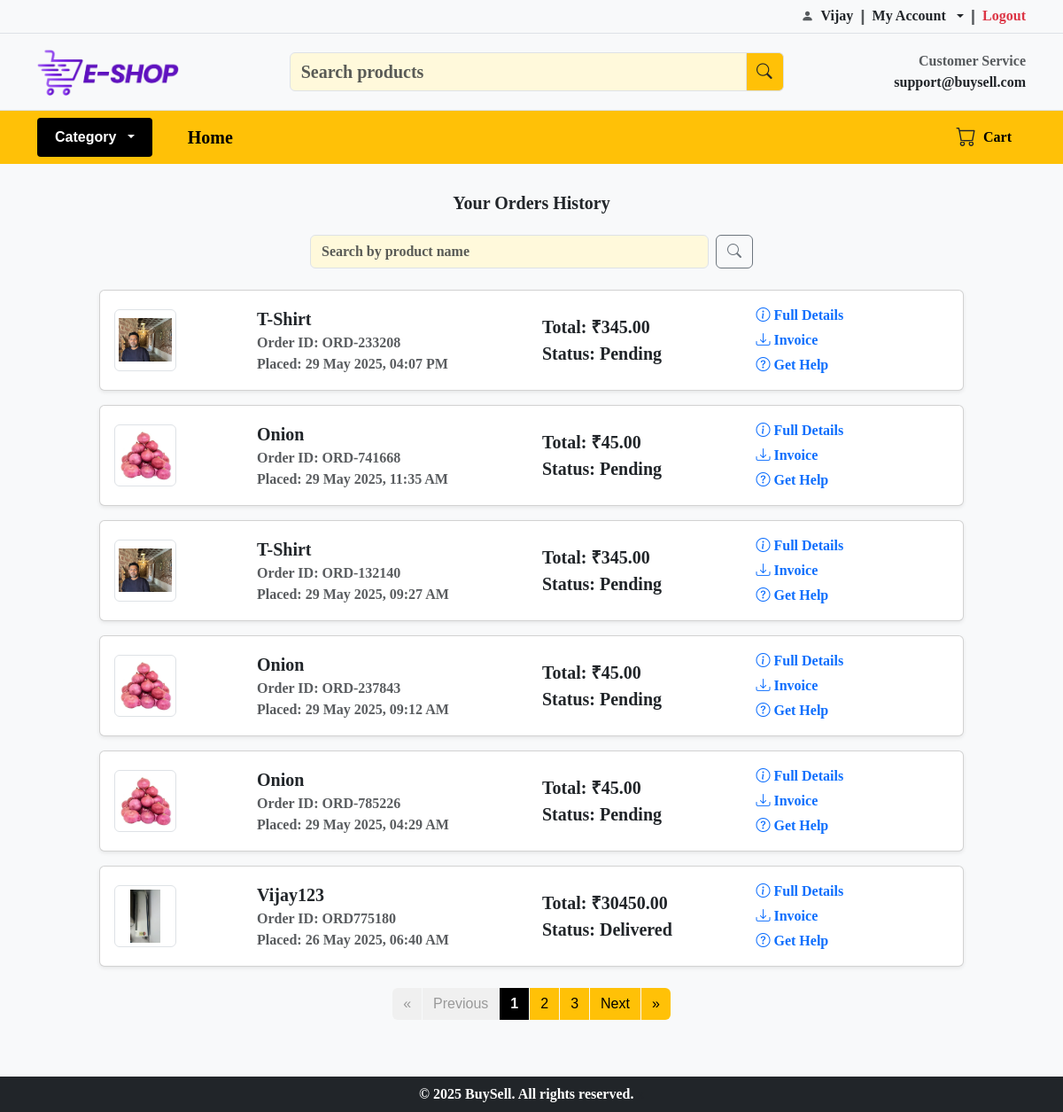
/orders (signed in), run on the app's committed database.
### models.py (models this page shows)
class SiteSetting(db.Model):
    id = db.Column(db.Integer, primary_key=True)
    site_title = db.Column(db.String(100))
    tagline = db.Column(db.String(150))
    support_phone = db.Column(db.String(20))
    support_email = db.Column(db.String(100))
    footer_note = db.Column(db.String(200))
    email_notify = db.Column(db.Boolean, default=True)
    sms_notify = db.Column(db.Boolean, default=True)

class Order(db.Model):
    id = db.Column(db.Integer, primary_key=True)
    order_id = db.Column(db.String(20), unique=True, nullable=False)
    invoice_number = db.Column(db.String(100), unique=True, nullable=True)
    customer_id = db.Column(db.Integer, db.ForeignKey('customer.id'), nullable=False)
    address = db.Column(db.Text, nullable=False)
    total_amount = db.Column(db.Float, nullable=False)
    shipping_total = db.Column(db.Float, nullable=False, default=0.0)
    status = db.Column(db.String(20), default='Pending')
    created_at = db.Column(db.DateTime, default=datetime.utcnow)
    courier_service = db.Column(db.String(100))
    tracking_number = db.Column(db.String(100))
    estimated_delivery = db.Column(db.Date)
    shipment_date = db.Column(db.Date)
    delivered_date = db.Column(db.Date)
    customer = db.relationship('Customer', backref='orders')

class Product(db.Model):
    id = db.Column(db.Integer, primary_key=True)
    name = db.Column(db.String(100), nullable=False)
    price = db.Column((db.Float), nullable=False)
    stock = db.Column((db.Integer), nullable=False)
    image = db.Column(db.String(200))
    category_id = db.Column(db.Integer, db.ForeignKey('category.id'))
    sub_category_id = db.Column(db.Integer, db.ForeignKey('sub_category.id'),nullable=True)
    category = db.relationship('Category', backref='products')
    sub_category = db.relationship('SubCategory', backref='products')
    description = db.Column(db.Text)
    shipping_charge = db.Column(db.Float, default=0.0)

### app.py (the view)
@app.route('/orders')
def customer_orders():
    if 'customer_id' not in session:
        flash("Login required", "danger")
        return redirect(url_for('login'))
    customer_id = session['customer_id']
    page = request.args.get('page', 1, type=int)
    per_page = 6
    search_query = request.args.get('q', '').strip()
    query = Order.query.filter_by(customer_id=customer_id)
    if search_query:
        query = query.join(OrderItem).join(Product).filter(Product.name.ilike(f"%{search_query}%"))
    orders = query.order_by(Order.created_at.desc())\
                  .paginate(page=page, per_page=per_page)
    return render_template('order/customer_orders.html', orders=orders, search_query=search_query)

### app.py (called while the page is built)
@app.context_processor
def inject_categories():
    categories = Category.query.order_by(Category.name).all()
    return dict(categories=categories)

@app.context_processor
def inject_settings():
    return {'site_settings': SiteSetting.query.first()}

### templates/order/customer_orders.html (shortened to what this page needs)
{% extends 'layout.html' %}
{% block content %}
<div class="container my-2" style="max-width: 1000px;">
  <h5 class="section-title text-center mb-4">Your Orders History</h5>
  <form method="GET" class="d-flex justify-content-center align-items-center gap-2 mb-4" style="max-width: 500px; margin: 0 auto;">
  <input type="text" name="q" value="{{ request.args.get('q', '') }}" class="form-control label-style" placeholder="Search by product name">
  <button type="submit" class="btn btn-outline-secondary" title="Search">
    <i class="bi bi-search"></i>
  </button>
</form>
  {% if orders %}
    <div class="vstack gap-3">
      {% for order in orders %}
      <div class="card shadow-sm px-3 py-3">
        <div class="row align-items-center text-center text-md-start">
          <div class="col-md-2 mb-2 mb-md-0">
            {% set image_path = order.items[0].product.image if order.items[0].product.image else '' %}
            <img src="{{ url_for('static', filename='images/' ~ image_path) }}"
                 class="img-thumbnail"
                 style="width: 70px; height: 70px; object-fit: contain;"
                 alt="Product"
                 onerror="this.style.display='none';" />
          </div>
          <div class="col-md-4">
            <div class="menu-style">{{ order.items[0].product.name }}</div>
            <div class="small text-muted label-style">Order ID: {{ order.order_id }}</div>
            <div class="small text-muted label-style">Placed: {{ order.created_at.strftime('%d %b %Y, %I:%M %p') }}</div>
          </div>
          <div class="col-md-3 mt-md-0 menu-style">
            <div><strong>Total:</strong> ₹{{ "%.2f"|format(order.total_amount) }}</div>
            <div><strong>Status:</strong> {{ order.status }}</div>
          </div>
        <div class="col-md-3">
  <div class="d-flex flex-column gap-1">
    <a href="/track_order/{{ order.order_id }}" class="text-decoration-none small label-style">
      <i class="bi bi-info-circle"></i> Full Details
    </a>
    <a href="/invoice/{{ order.id }}" target="_blank" class="text-decoration-none small label-style">
      <i class="bi bi-download"></i> Invoice
    </a>
<a href="/contact?order_id={{ order.order_id }}&product={{ order.items[0].product.name }}"
   class="text-decoration-none small label-style">
  <i class="bi bi-question-circle"></i> Get Help
</a>
  </div>
</div>
        </div>
      </div>
      {% endfor %}
    </div>
     <nav aria-label="Page navigation" class="mt-4">
  <ul class="pagination justify-content-center custom-pagination">
    {% set search_param = '&q=' ~ search_query if search_query else '' %}
    {% if orders.has_prev %}
      <li class="page-item">
        <a class="page-link" href="?page=1{{ search_param }}">&laquo;</a>
      </li>
      <li class="page-item">
        <a class="page-link" href="?page={{ orders.prev_num }}{{ search_param }}">Previous</a>
      </li>
    {% else %}
      <li class="page-item disabled"><span class="page-link">&laquo;</span></li>
      <li class="page-item disabled"><span class="page-link">Previous</span></li>
    {% endif %}
    {% for page_num in orders.iter_pages(left_edge=1, right_edge=1, left_current=1, right_current=1) %}
      {% if page_num %}
        {% if page_num == orders.page %}
          <li class="page-item active"><span class="page-link">{{ page_num }}</span></li>
        {% else %}
          <li class="page-item">
            <a class="page-link" href="?page={{ page_num }}{{ search_param }}">{{ page_num }}</a>
          </li>
        {% endif %}
      {% else %}
        <li class="page-item disabled"><span class="page-link">…</span></li>
      {% endif %}
    {% endfor %}
    {% if orders.has_next %}
      <li class="page-item">
        <a class="page-link" href="?page={{ orders.next_num }}{{ search_param }}">Next</a>
      </li>
      <li class="page-item">
        <a class="page-link" href="?page={{ orders.pages }}{{ search_param }}">&raquo;</a>
      </li>
    {% else %}
      <li class="page-item disabled"><span class="page-link">Next</span></li>
      <li class="page-item disabled"><span class="page-link">&raquo;</span></li>
    {% endif %}
  </ul>
</nav>
  {% else %}
    <p class="text-muted text-center">You haven't placed any orders yet.</p>
  {% endif %}
</div>
{% endblock %}

### templates/layout.html (shortened to what this page needs)
<!DOCTYPE html>
<html lang="en">
<head>
  <link href="https://cdn.jsdelivr.net/npm/bootstrap@5.3.0/dist/css/bootstrap.min.css" rel="stylesheet">
  <link href="https://cdn.jsdelivr.net/npm/bootstrap-icons@1.10.5/font/bootstrap-icons.css" rel="stylesheet">
<link href="https://cdn.jsdelivr.net/npm/select2@4.1.0-rc.0/dist/css/select2.min.css" rel="stylesheet" />
  <link rel="stylesheet" href="{{ url_for('static', filename='style.css') }}">
</head>
<body>
  {% include 'partials/header.html' %}
  <main class="container my-4">
    {% block content %}{% endblock %}
  </main>
  {% include 'partials/footer.html' %}
</body>
</html>

### templates/Partials/header.html (shortened to what this page needs)
<div class="top-bar bg-light py-1 small text-muted border-bottom">
  <div class="container d-flex justify-content-between">
<div class="d-flex align-items-center">
  {% if session.get('is_admin') %}
    <i class="bi bi-person-fill me-2"></i>
    <span class="text-dark fw-bold text-decoration-none d-flex align-items-center">Admin</span>
    <span class="mx-2 fw-bold" style="font-size: 1.2rem;">|</span>
    <a href="/logout" class="text-danger fw-bold text-decoration-none d-flex align-items-center">
      <span>Logout</span>
    </a>
  {% elif session.get('customer_name') %}
    <i class="bi bi-person-fill me-2"></i>
    <span class="text-dark fw-bold text-decoration-none d-flex align-items-center label-style">{{ session['customer_name'] }}</span>
    <span class="mx-2 fw-bold" style="font-size: 1.2rem;">|</span>
    <a class="nav-link dropdown-toggle text-dark" href="#" role="button" data-bs-toggle="dropdown">
    <span class="align-items-center label-style">My Account </span>
    </a>
    <span class="mx-2 fw-bold" style="font-size: 1.2rem;">|</span>
    <a href="/logout" class="text-danger fw-bold text-decoration-none d-flex align-items-center">
      <span class="label-style">Logout</span>
    </a>
  {% else %}
    <a href="/login" class="text-dark text-decoration-none d-flex align-items-center">
      <i class="bi bi-person-fill me-2"></i> <span class="label-style">Login</span>
    </a>
  {% endif %}
</div>
  </div>
</div>
<div class="main-header py-3 border-bottom">
  <div class="container d-flex justify-content-between align-items-center">
     <div class="logo"><img src="{{ url_for('static', filename='images/Logo.png') }}"></div>
     {% if not session.get('admin') %}
<form action="/" method="GET" class="w-50 mx-auto">
  <div class="input-group">
    <input type="text" name="q" class="form-control menu-style" placeholder="Search products" value="{{ request.args.get('q', '') }}">
    <button class="input-group-text bg-warning text-dark" type="submit">
      <i class="bi bi-search"></i>
    </button>
  </div>
</form>
    {% endif %}
    <div class="text-end">
      <div class="small text-muted label-style">Customer Service</div>
      <div class="fw-bold fs-8 label-style"> {{ site_settings.support_email }} </div>
    </div>
  </div>
</div>
<div class="menu-bar bg-warning py-2">
  <div class="container d-flex align-items-center">
    {% if not session.get('admin') %}
<div class="dropdown me-4">
  <button class="shop-category-btn dropdown-toggle" type="button" data-bs-toggle="dropdown">
    Category
  </button>
</div>
    <ul class="nav me-auto">
      <li class="nav-item"><a class="nav-link" href="/"><label class="menu-style">Home</label></a></li>
    </ul>
    <div class="d-flex align-items-center">
<a href="/cart" class="cart-link d-flex align-items-center text-decoration-none text-dark me-3 position-relative">
  <i class="bi bi-cart" style="font-size: 1.4rem;"></i>
  <span class="ms-2 menu-style">Cart</span>
</a>
{% endif %}
    </div>
  </div>
</div>

### templates/Partials/footer.html
<footer class="bg-dark text-white py-2 mt-4">
  <div class="container text-center">
    <label class="label-style">&copy; {{ site_settings.footer_note }}. All rights reserved.</label>
    <small class="text-muted">x</small>
  </div>
</footer>

### static/style.css (style rules this page uses)
html, body { height: 100%; margin: 0; display: flex; flex-direction: column; }
main { flex: 1; }
body { font-family: Arial, sans-serif; background-color: #f8f9fa; }
.label-style { font-family: "Garamond", serif; font-size: 1rem; font-weight: 600; }
.menu-style { font-family: "Garamond", serif; font-size: 1.25rem; font-weight: 600; }
.section-title { margin-bottom: 1.5rem; font-family: "Garamond", serif; text-align: center; font-weight: 600; }
.shop-category-btn { background-color: #000 !important; color: #fff !important; border: none; border-radius: 4px; }
.shop-category-btn { background-color: #000; color: #fff; font-weight: 600; font-size: 1rem; border: none; padding: 10px 20px; border-radius: 4px; }
.logo img { width: 160px; height: auto; object-fit: contain; }
.menu-bar .nav-link { padding: 0 1rem; font-weight: 600; }
.card img { object-fit: contain; height: 200px; }
.input-group-text { border-left: none; cursor: pointer; }
.input-group-text i { font-size: 1.1rem; }
.dropdown-toggle::after { margin-left: 0.5rem; }
form input[type="text"], form input[type="email"], form input[type="password"], form textarea { background-color: #fff9db; }
.cart-link span, .track-link span { font-weight: 600; font-size: 1rem; color: #000; }
.menu-bar .nav-link, .cart-link span, .track-link span { font-weight: 600; font-size: 1rem; color: #000; }
.custom-pagination .page-link { background-color: #ffc107; color: #000; border: none; margin: 0 2px; font-weight: 500; }
.custom-pagination .active .page-link { background-color: #000; color: #fff; font-weight: bold; border: none; }
.custom-pagination .disabled .page-link { background-color: #f0f0f0; color: #999; }

### data on the page
SiteSetting: support_email "support@buysell.com", footer_note "2025 BuySell"
Order: image (picture), name "T-Shirt", order_id "ORD-233208", created_at "29 May 2025, 04:07 PM", total_amount "345.00", status "Pending"
Order: image (picture), name "Onion", order_id "ORD-741668", created_at "29 May 2025, 11:35 AM", total_amount "45.00", status "Pending"
Order: image (picture), name "T-Shirt", order_id "ORD-132140", created_at "29 May 2025, 09:27 AM", total_amount "345.00", status "Pending"
Order: image (picture), name "Onion", order_id "ORD-237843", created_at "29 May 2025, 09:12 AM", total_amount "45.00", status "Pending"
Order: image (picture), name "Onion", order_id "ORD-785226", created_at "29 May 2025, 04:29 AM", total_amount "45.00", status "Pending"
Order: image (picture), name "Vijay123", order_id "ORD775180", created_at "26 May 2025, 06:40 AM", total_amount "30450.00", status "Delivered"

### other printed values
{{ session['customer_name'] }} "Vijay"
{{ page_num }} "1"
{{ page_num }} "2" "3"
